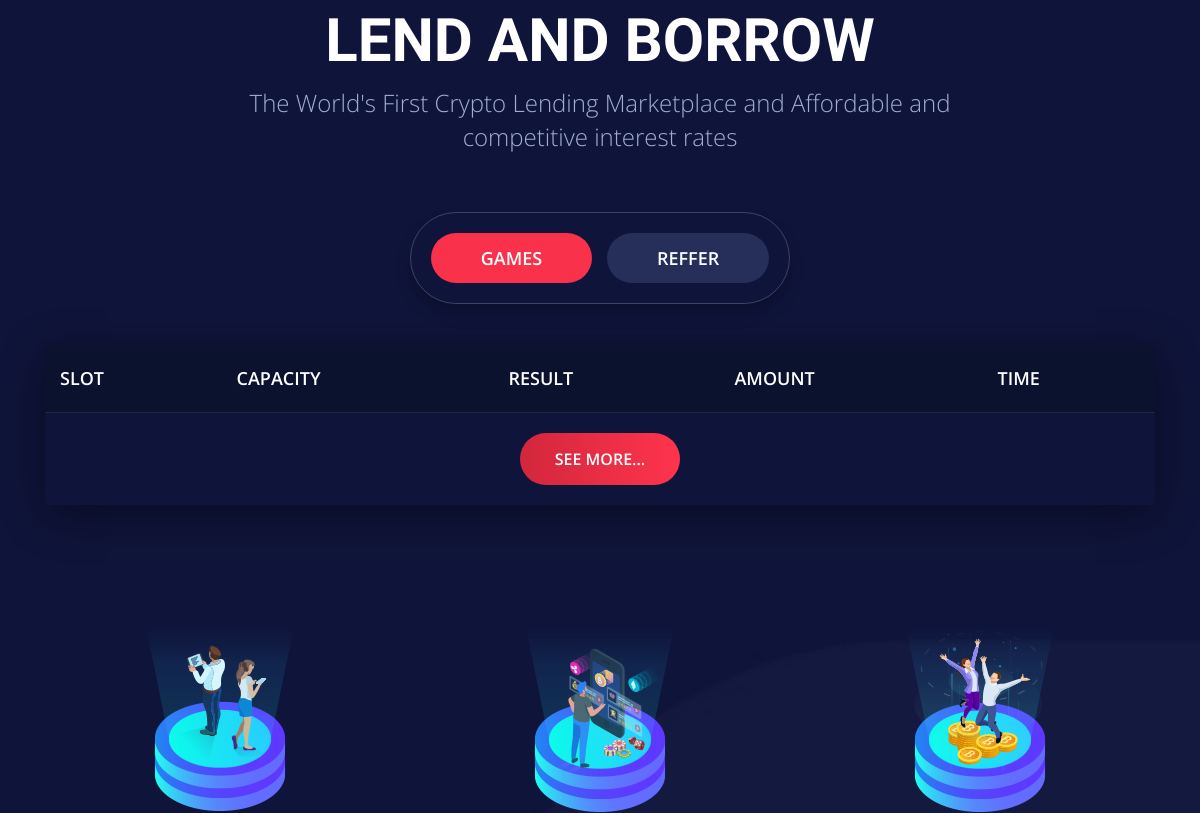
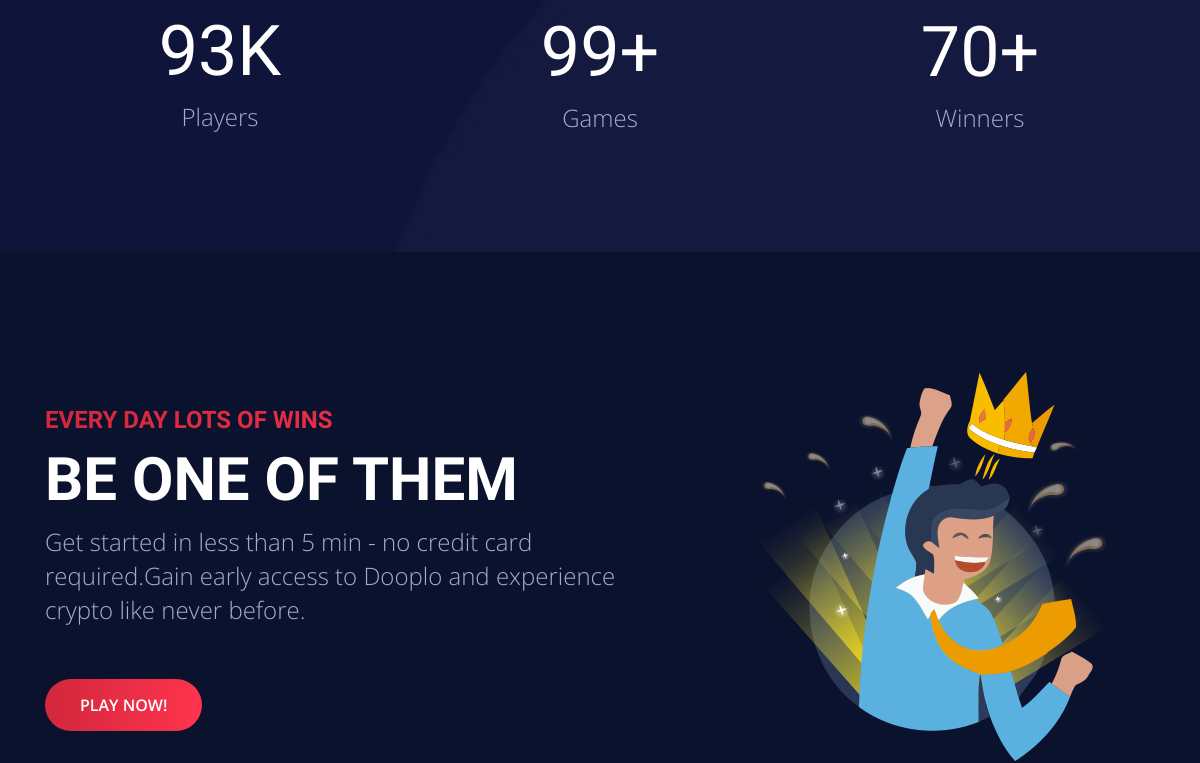
/profile/ (signed in, middle part), run on an earlier commit of the app's database (2 pictures, top to bottom).
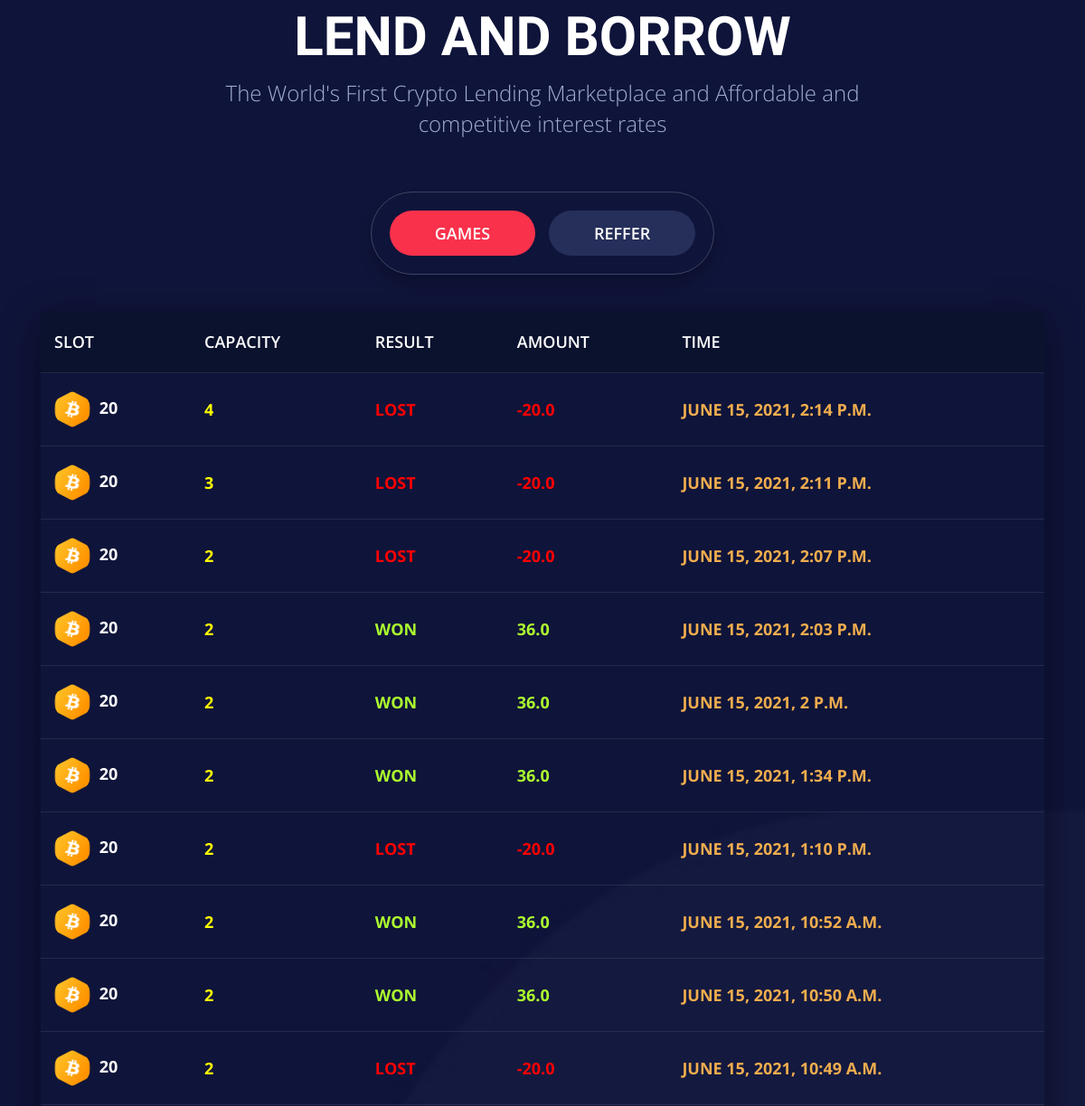
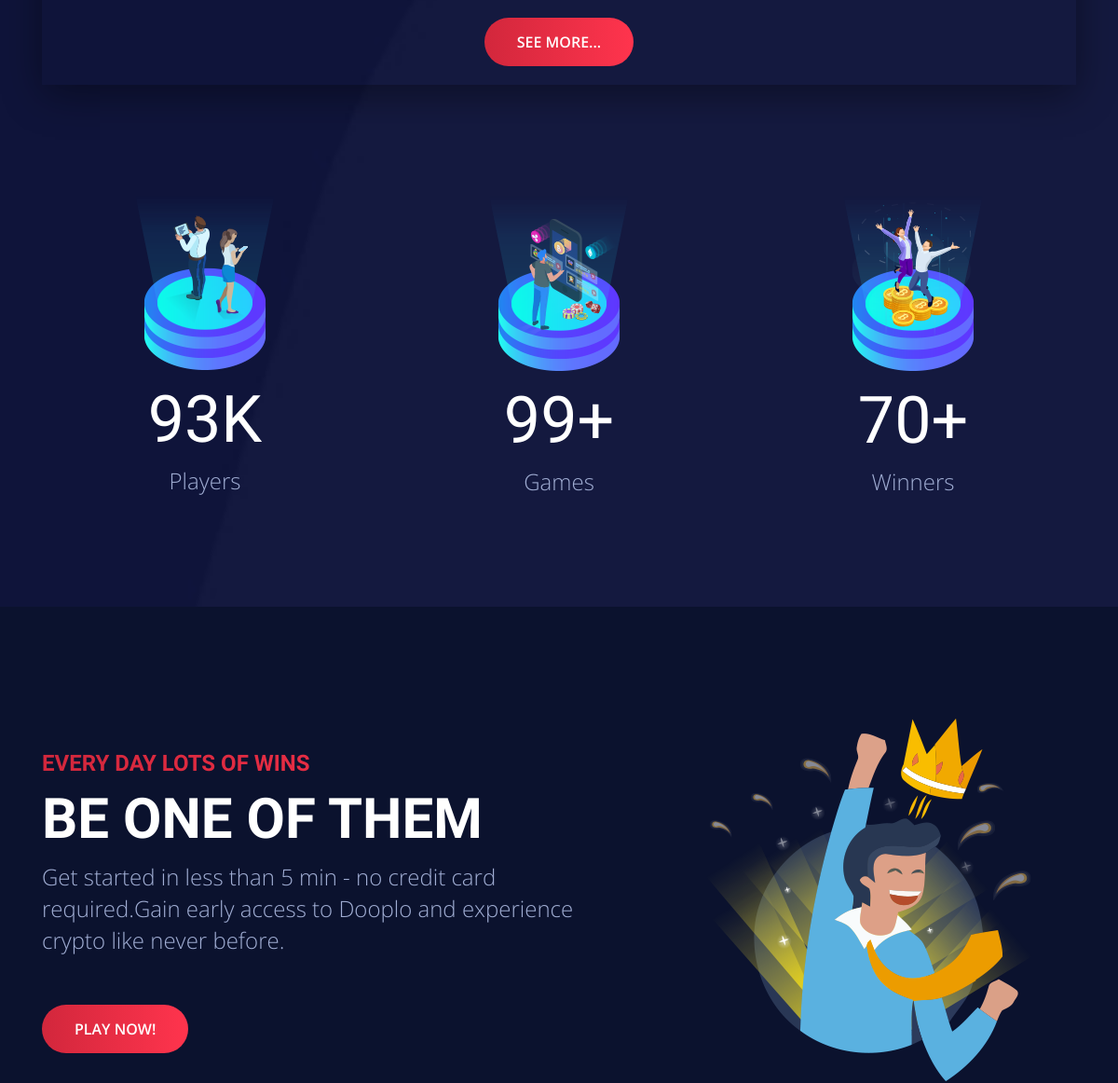
And on a later commit of the database (2 pictures, top to bottom).
### wheelspin/models.py (models this page shows, shortened)
class GameDetails(models.Model):
    username = models.ForeignKey(User, on_delete=models.CASCADE)
    slot = models.BigIntegerField()
    capcity = models.BigIntegerField()
    result = models.CharField(max_length=10)
    charge = models.FloatField()
    time = models.DateTimeField(auto_now_add=True, auto_now=False)

### wheelspin/views.py (the view)
# urls.py: path('profile/', profile, name="profile"),
@login_required
def profile(request):
    username = request.user.id
    results = GameDetails.objects.filter(username=username).order_by('-id')[:10]
    context = {
        "results": results,
    }
    return render(request,'wheelspin/profile.html', context)

### wheelspin/templates/wheelspin/profile.html (shortened to what this page needs)
{% extends 'wheelspin/base.html' %}
{% load static %}
{% block body %}
    <section class="featured-game">
    <section class="activities">
        <img class="shape shape1" src="{% static 'wheelspin/assets/images/people/shape1.png' %}" alt="">
        <img class="shape shape2" src="{% static 'wheelspin/assets/images/people/shape2.png' %}" alt="">
        <img class="shape shape3" src="{% static 'wheelspin/assets/images/people/shape3.png' %}" alt="">
        <div class="container">
            <div class="row justify-content-center">
                <div class="col-lg-8 col-md-10">
                    <div class="section-heading">
                        <h2 class="title">
                            Lend and Borrow
                        </h2>
                        <p class="text">
                            The World's First Crypto Lending Marketplace and Affordable and competitive interest rates
                        </p>
                    </div>
                </div>
            </div>
            <div class="row">
                <div class="col-lg-12">
                    <div class="tab-menu-area">
                        <ul class="nav nav-lend mb-3" id="pills-tab" role="tablist">
                            <li class="nav-item">
                                <a class="nav-link active" id="pills-all-bets-tab" data-toggle="pill" href="#pills-all-bets" role="tab" aria-controls="pills-all-bets" aria-selected="true">Games</a>
                            </li>
                            <li class="nav-item">
                                <a class="nav-link" id="pills-my-bets-tab" data-toggle="pill" href="#pills-my-bets" role="tab" aria-controls="pills-my-bets" aria-selected="false">Reffer</a>
                            </li>
                        </ul>
                    </div>
                    <div class="tab-content" id="pills-tabContent">
                        <div class="tab-pane fade show active" id="pills-all-bets" role="tabpanel" aria-labelledby="pills-all-bets-tab">
                            <div class="responsive-table">
                                <table class="table">
                                    <thead>
                                        <tr>
                                            <th scope="col">Slot</th>
                                            <th scope="col">Capacity</th>
                                            <th scope="col">Result</th>
                                            <th scope="col">Amount</th>
                                            <th scope="col">Time</th>
                                        </tr>
                                    </thead>
                                    <tbody>
                                        {% for result in results%}
                                        <tr>
                                            <td>
                                                <img src="{% static 'wheelspin/assets/images/icon1.png' %}" alt=""> {{result.slot}}
                                            </td>
                                            <td style="color: yellow;">
                                                {{result.capcity}}
                                            </td>
                                            {% if result.charge < 0%}
                                            <td style="color: red;">
                                                {{result.result}}
                                            </td>
                                            <td style="color: red;">{{result.charge}}</td>
                                            {% else %}
                                            <td style="color: greenyellow;">
                                                {{result.result}}
                                            </td>
                                            <td style="color: greenyellow;">{{result.charge}}</td>
                                            {% endif%}
                                            <td>{{result.time}}</td>
                                        </tr>
                                        {% endfor %}
                                        <tr>
                                            <td colspan=6 style="text-align:center;">
                                                <a href="/gameresults" class="mybtn1">See more...</a>
                                            </td>
                                        </tr>
                                    </tbody>
                                </table>
                            </div>
                        </div>
                    </div>
                </div>
            </div>
        </div>
        <div class="funfact">
            <div class="container">
                <div class="row">
                    <div class="col-lg-4">
                        <div class="single-fun">
                            <img src="{% static 'wheelspin/assets/images/funfact/icon1.png' %}" alt="">
                            <div class="count-area">
                                <div class="count">93K</div>
                            </div>
                            <p>
                                Players
                            </p>
                        </div>
                    </div>
                    <div class="col-lg-4">
                        <div class="single-fun">
                            <img src="{% static 'wheelspin/assets/images/funfact/icon2.png' %}" alt="">
                            <div class="count-area">
                                <div class="count">99+</div>
                            </div>
                            <p>
                                Games
                            </p>
                        </div>
                    </div>
                    <div class="col-lg-4">
                        <div class="single-fun">
                            <img src="{% static 'wheelspin/assets/images/funfact/icon3.png' %}" alt="">
                            <div class="count-area">
                                <div class="count">70+</div>
                            </div>
                            <p>
                                Winners
                            </p>
                        </div>
                    </div>
                </div>
            </div>
        </div>
    </section>
    <section class="get-start">
        <div class="container">
            <div class="row">
                <div class="col-lg-7 d-flex align-self-center">
                    <div class="left-area">
                        <div class="section-heading">
                            <h5 class="subtitle">
                                every day lots of wins
                            </h5>
                            <h2 class="title ">
                                be one of them
                            </h2>
                            <p class="text">
                                Get started in less than 5 min - no credit card required.Gain early access to Dooplo and experience crypto like never before.
                            </p>
                            <a href="#" class="mybtn1">Play  Now!</a>
                        </div>
                    </div>
                </div>
                <div class="col-lg-5">
                    <div class="right-image">
                        <img src="{% static 'wheelspin/assets/images/get-start.png' %}" alt="">
                    </div>
                </div>
            </div>
        </div>
    </section>
{% endblock %}

### wheelspin/templates/wheelspin/base.html (shortened to what this page needs)
{% load static %}
<!DOCTYPE html>
<html lang="en">
<head>
    <link rel="stylesheet" href="{% static 'wheelspin/assets/css/bootstrap.min.css' %}">
    <link rel="stylesheet" href="{% static 'wheelspin/assets/css/plugin.css' %}">
    <link rel="stylesheet" href="{% static 'wheelspin/assets/css/style.css' %}">
    <link rel="stylesheet" href="{% static 'wheelspin/assets/css/responsive.css' %}">
</head>
<body>
    {% block body %}{% endblock %}
</body>
</html>

### wheelspin/templates/wheelspin/header.html (shortened to what this page needs)
{% load static %}

### wheelspin/templates/wheelspin/footer.html (shortened to what this page needs)
{% load static %}

### wheelspin/templates/wheelspin/login.html (shortened to what this page needs)
{% load static %}

### wheelspin/templates/wheelspin/signup.html (shortened to what this page needs)
{% load static %}

What changed in the data, as far as the page shows it:
added GameDetails: slot "20", capcity "4", result "LOST", charge "-20.0", time "JUNE 15, 2021, 2:14 P.M."
added GameDetails: slot "20", capcity "3", result "LOST", charge "-20.0", time "JUNE 15, 2021, 2:11 P.M."
added GameDetails: slot "20", capcity "2", result "LOST", charge "-20.0", time "JUNE 15, 2021, 2:07 P.M."
added GameDetails: slot "20", capcity "2", result "WON", charge "36.0", time "JUNE 15, 2021, 2:03 P.M."
added GameDetails: slot "20", capcity "2", result "WON", charge "36.0", time "JUNE 15, 2021, 2 P.M."
added GameDetails: slot "20", capcity "2", result "WON", charge "36.0", time "JUNE 15, 2021, 1:34 P.M."
added GameDetails: slot "20", capcity "2", result "LOST", charge "-20.0", time "JUNE 15, 2021, 1:10 P.M."
added GameDetails: slot "20", capcity "2", result "WON", charge "36.0", time "JUNE 15, 2021, 10:52 A.M."
added GameDetails: slot "20", capcity "2", result "WON", charge "36.0", time "JUNE 15, 2021, 10:50 A.M."
added GameDetails: slot "20", capcity "2", result "LOST", charge "-20.0", time "JUNE 15, 2021, 10:49 A.M."
